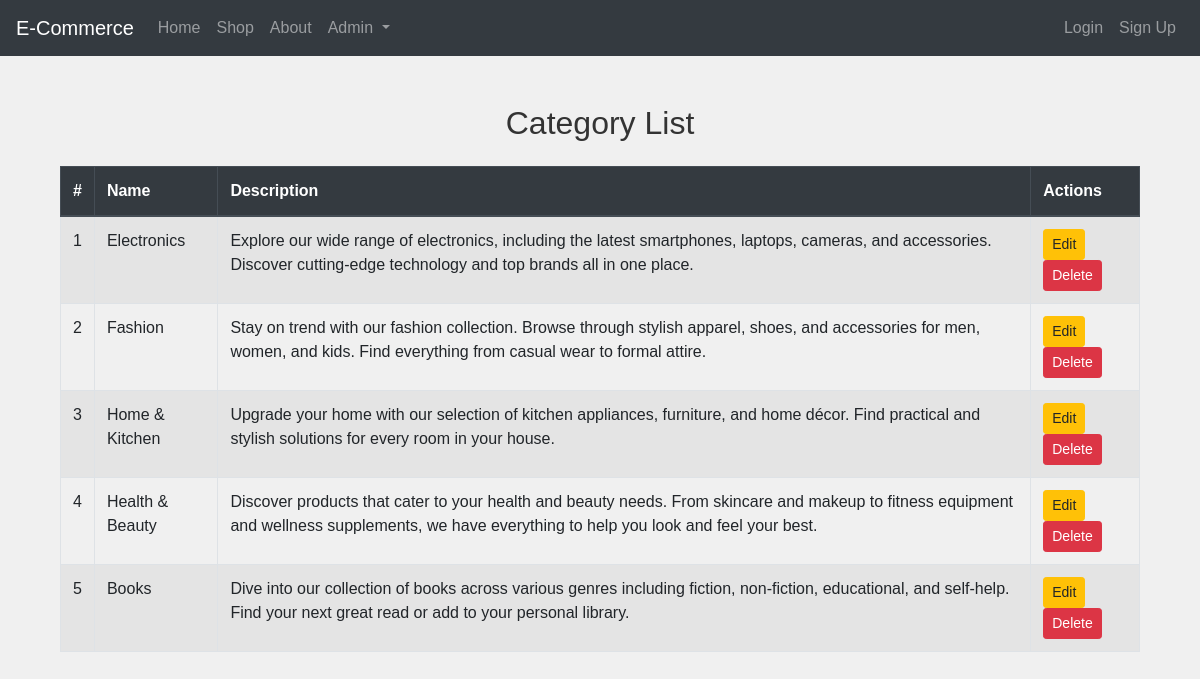
Before: /category_list/ with the older database file.
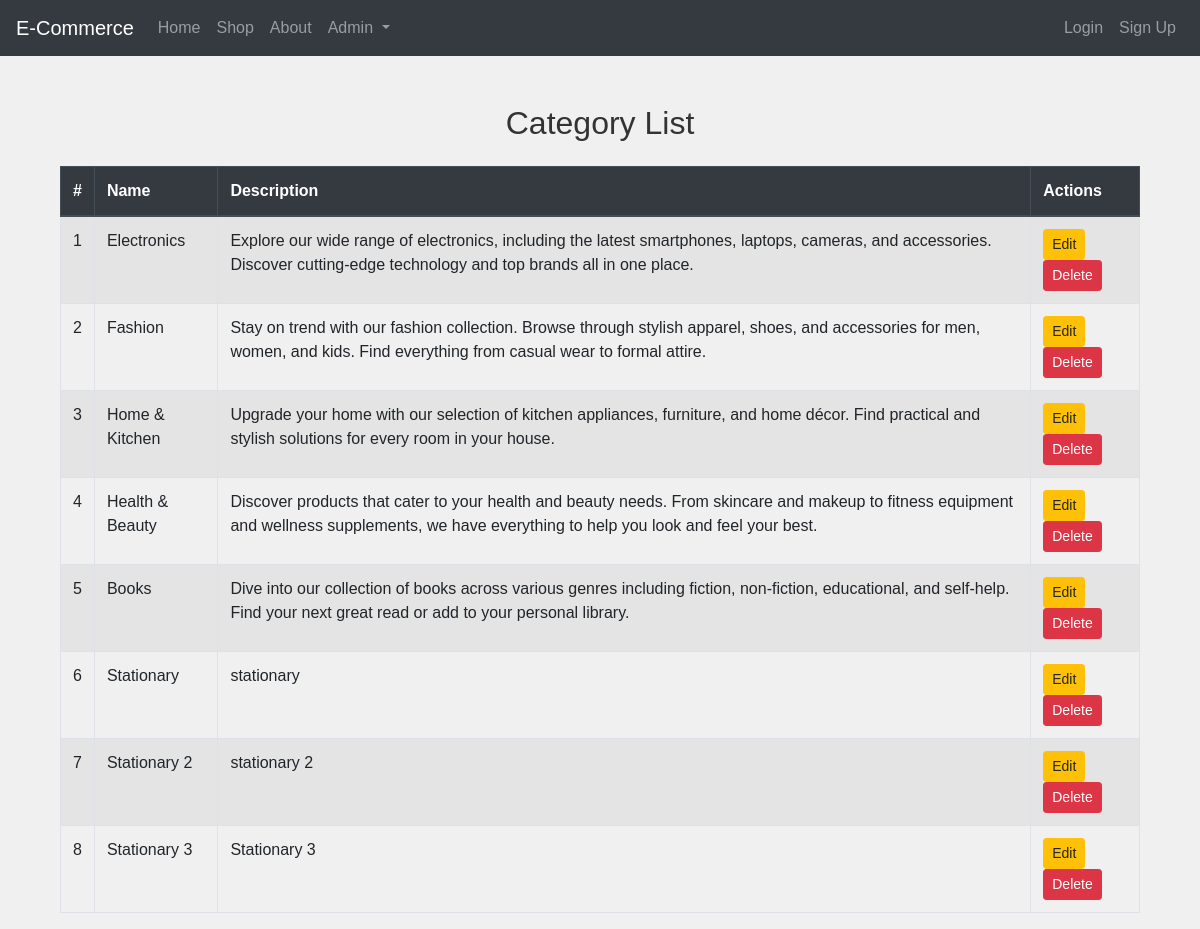
After: the same page with the newer database file.
### shop/models.py (models this page shows, shortened)
class Category(models.Model):
    name = models.CharField(max_length=255, unique=True)
    description = models.TextField(blank=True, null=True)
    created_at = models.DateTimeField(default=timezone.now)
    updated_at = models.DateTimeField(auto_now=True)
    class Meta:
        verbose_name_plural = "Categories"

### shop/views.py (the view)
# urls.py: path('category_list/', views.category_list_view, name='category_list'),
def category_list_view(request):
    categories = get_all_categories()
    return render(request, 'shop/category_list.html', {'categories': categories})

### shop/views.py (called while the page is built)
def get_all_categories():
    try:
        return Category.objects.all()
    except DatabaseError as e:
        return Category.objects.none()

### shop/templates/shop/category_list.html (shortened to what this page needs)
{% extends 'base.html' %}
{% block content %}
<div class="container mt-5">
    <h2 class="mb-4">Category List</h2>
    <div class="table-responsive">
        <table class="table table-striped table-bordered">
            <thead class="thead-dark">
                <tr>
                    <th>#</th>
                    <th>Name</th>
                    <th>Description</th>
                    <th>Actions</th>
                </tr>
            </thead>
            <tbody>
                {% for category in categories %}
                <tr>
                    <td>{{ forloop.counter }}</td>
                    <td>{{ category.name }}</td>
                    <td>{{ category.description }}</td>
                    <td>
                        <a href="#" class="btn btn-warning btn-sm">Edit</a>
                        <a href="#" class="btn btn-danger btn-sm">Delete</a>
                    </td>
                </tr>
                {% empty %}
                <tr>
                    <td colspan="4" class="text-center">No categories found</td>
                </tr>
                {% endfor %}
            </tbody>
        </table>
    </div>
</div>
{% endblock %}

Changed rows visible on the page:
added Category: name "Stationary", description "stationary"
added Category: name "Stationary 2", description "stationary 2"
added Category: name "Stationary 3", description "Stationary 3"
